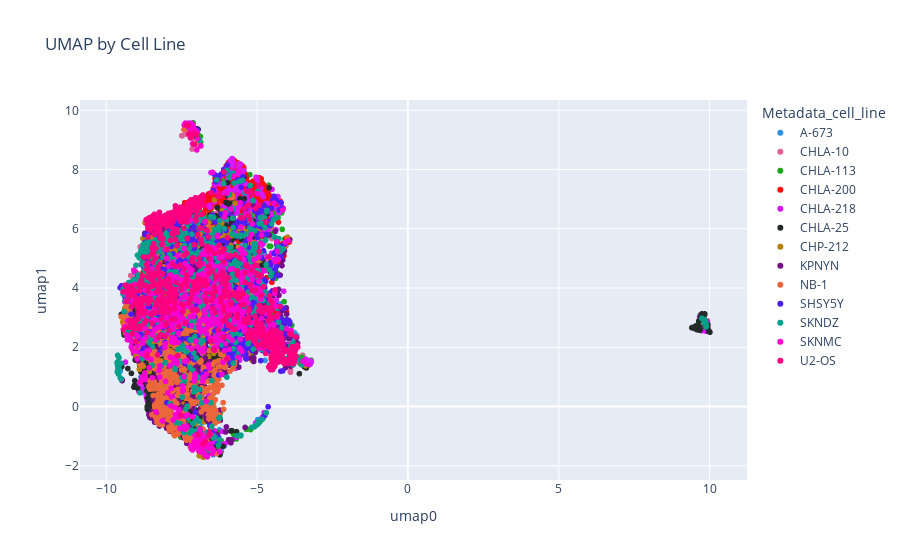

Notebook code cell kept with this figure:
### Code cell
fig = px.scatter(
    umapdf,
    x="umap0",
    y="umap1",
    color="Metadata_cell_line",
    title="UMAP by Cell Line",
    color_discrete_sequence=px.colors.qualitative.Dark24,
)

fig.show()
fig.write_image(
    static_figure_path / "round1_cell_line_umap.png", width=2000, height=1200
)
fig.write_html(
    int_figure_path / "round1_cell_line_umap.html",
    full_html=True,
    include_plotlyjs="embed",
)

### Figure 1 — Plotly figure (JSON) as saved in the notebook; plotly's stock layout.template omitted (floating-point values rounded to 4 significant figures; data arrays with more than 128 entries replaced by an {"elided": "..."} marker saying what was removed)
{"data": [{"hovertemplate": "Metadata_cell_line=A-673<br>umap0=%{x}<br>umap1=%{y}<extra></extra>", "legendgroup": "A-673", "marker": {"color": "#2E91E5", "symbol": "circle"}, "mode": "markers", "name": "A-673", "showlegend": true, "type": "scattergl", "x": {"elided": "650 float values"}, "xaxis": "x", "y": {"elided": "650 float values"}, "yaxis": "y"}, {"hovertemplate": "Metadata_cell_line=CHLA-10<br>umap0=%{x}<br>umap1=%{y}<extra></extra>", "legendgroup": "CHLA-10", "marker": {"color": "#E15F99", "symbol": "circle"}, "mode": "markers", "name": "CHLA-10", "showlegend": true, "type": "scattergl", "x": {"elided": "750 float values"}, "xaxis": "x", "y": {"elided": "750 float values"}, "yaxis": "y"}, {"hovertemplate": "Metadata_cell_line=CHLA-113<br>umap0=%{x}<br>umap1=%{y}<extra></extra>", "legendgroup": "CHLA-113", "marker": {"color": "#1CA71C", "symbol": "circle"}, "mode": "markers", "name": "CHLA-113", "showlegend": true, "type": "scattergl", "x": {"elided": "750 float values"}, "xaxis": "x", "y": {"elided": "750 float values"}, "yaxis": "y"}, {"hovertemplate": "Metadata_cell_line=CHLA-200<br>umap0=%{x}<br>umap1=%{y}<extra></extra>", "legendgroup": "CHLA-200", "marker": {"color": "#FB0D0D", "symbol": "circle"}, "mode": "markers", "name": "CHLA-200", "showlegend": true, "type": "scattergl", "x": {"elided": "750 float values"}, "xaxis": "x", "y": {"elided": "750 float values"}, "yaxis": "y"}, {"hovertemplate": "Metadata_cell_line=CHLA-218<br>umap0=%{x}<br>umap1=%{y}<extra></extra>", "legendgroup": "CHLA-218", "marker": {"color": "#DA16FF", "symbol": "circle"}, "mode": "markers", "name": "CHLA-218", "showlegend": true, "type": "scattergl", "x": {"elided": "750 float values"}, "xaxis": "x", "y": {"elided": "750 float values"}, "yaxis": "y"}, {"hovertemplate": "Metadata_cell_line=CHLA-25<br>umap0=%{x}<br>umap1=%{y}<extra></extra>", "legendgroup": "CHLA-25", "marker": {"color": "#222A2A", "symbol": "circle"}, "mode": "markers", "name": "CHLA-25", "showlegend": true, "type": "scattergl", "x": {"elided": "750 float values"}, "xaxis": "x", "y": {"elided": "750 float values"}, "yaxis": "y"}, {"hovertemplate": "Metadata_cell_line=CHP-212<br>umap0=%{x}<br>umap1=%{y}<extra></extra>", "legendgroup": "CHP-212", "marker": {"color": "#B68100", "symbol": "circle"}, "mode": "markers", "name": "CHP-212", "showlegend": true, "type": "scattergl", "x": {"elided": "750 float values"}, "xaxis": "x", "y": {"elided": "750 float values"}, "yaxis": "y"}, {"hovertemplate": "Metadata_cell_line=KPNYN<br>umap0=%{x}<br>umap1=%{y}<extra></extra>", "legendgroup": "KPNYN", "marker": {"color": "#750D86", "symbol": "circle"}, "mode": "markers", "name": "KPNYN", "showlegend": true, "type": "scattergl", "x": {"elided": "700 float values"}, "xaxis": "x", "y": {"elided": "700 float values"}, "yaxis": "y"}, {"hovertemplate": "Metadata_cell_line=NB-1<br>umap0=%{x}<br>umap1=%{y}<extra></extra>", "legendgroup": "NB-1", "marker": {"color": "#EB663B", "symbol": "circle"}, "mode": "markers", "name": "NB-1", "showlegend": true, "type": "scattergl", "x": {"elided": "700 float values"}, "xaxis": "x", "y": {"elided": "700 float values"}, "yaxis": "y"}, {"hovertemplate": "Metadata_cell_line=SHSY5Y<br>umap0=%{x}<br>umap1=%{y}<extra></extra>", "legendgroup": "SHSY5Y", "marker": {"color": "#511CFB", "symbol": "circle"}, "mode": "markers", "name": "SHSY5Y", "showlegend": true, "type": "scattergl", "x": {"elided": "750 float values"}, "xaxis": "x", "y": {"elided": "750 float values"}, "yaxis": "y"}, {"hovertemplate": "Metadata_cell_line=SKNDZ<br>umap0=%{x}<br>umap1=%{y}<extra></extra>", "legendgroup": "SKNDZ", "marker": {"color": "#00A08B", "symbol": "circle"}, "mode": "markers", "name": "SKNDZ", "showlegend": true, "type": "scattergl", "x": {"elided": "750 float values"}, "xaxis": "x", "y": {"elided": "750 float values"}, "yaxis": "y"}, {"hovertemplate": "Metadata_cell_line=SKNMC<br>umap0=%{x}<br>umap1=%{y}<extra></extra>", "legendgroup": "SKNMC", "marker": {"color": "#FB00D1", "symbol": "circle"}, "mode": "markers", "name": "SKNMC", "showlegend": true, "type": "scattergl", "x": {"elided": "650 float values"}, "xaxis": "x", "y": {"elided": "650 float values"}, "yaxis": "y"}, {"hovertemplate": "Metadata_cell_line=U2-OS<br>umap0=%{x}<br>umap1=%{y}<extra></extra>", "legendgroup": "U2-OS", "marker": {"color": "#FC0080", "symbol": "circle"}, "mode": "markers", "name": "U2-OS", "showlegend": true, "type": "scattergl", "x": {"elided": "750 float values"}, "xaxis": "x", "y": {"elided": "750 float values"}, "yaxis": "y"}], "layout": {"legend": {"title": {"text": "Metadata_cell_line"}, "tracegroupgap": 0}, "title": {"text": "UMAP by Cell Line"}, "xaxis": {"anchor": "y", "domain": [0.0, 1.0], "title": {"text": "umap0"}}, "yaxis": {"anchor": "x", "domain": [0.0, 1.0], "title": {"text": "umap1"}}}}
